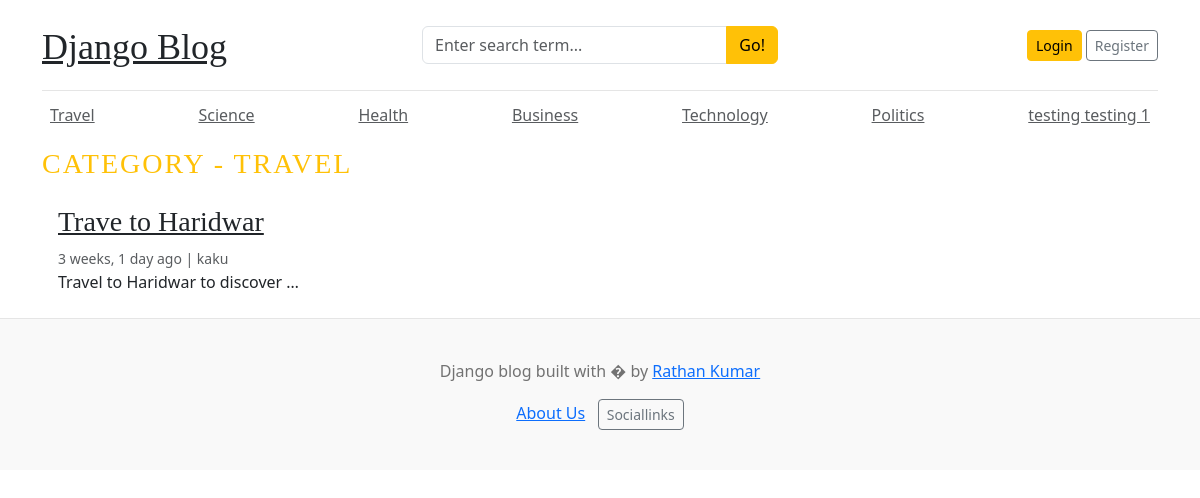
The app's page /category/2/ with its own data.
### blogs/models.py (models this page shows, shortened)
class Category(models.Model):
    category_name = models.CharField(max_length=50,unique=True)
    created_at = models.DateTimeField(auto_now_add=True)
    updated_at = models.DateTimeField(auto_now=True)
    class Meta:
        verbose_name_plural = 'categories'
    def __str__(self):
        return self.category_name

class Blog(models.Model):
    title = models.CharField(max_length=100)
    slug = models.SlugField(max_length=150, unique=True, blank=True)
    category= models.ForeignKey(Category, on_delete=models.CASCADE)
    author= models.ForeignKey(User, on_delete=models.CASCADE)
    featured_image = models.ImageField(upload_to='upload/%y/%m/%d')
    short_description=models.TextField(max_length=500)
    blog_body=models.TextField(max_length=2000)
    status=models.CharField(max_length=20,choices=STATUS_CHOICES,default="Draft")
    is_featured=models.BooleanField(default=True)
    created_at=models.DateTimeField(auto_now_add=True)
    updated_at=models.DateTimeField(auto_now=True)

### blogs/views.py (the view)
# urls.py: path('<int:category_id>/', views.posts_by_category, name='posts_by_category'),
def posts_by_category(request,category_id):
    posts = Blog.objects.filter(status='Published', category=category_id)
    category = Category.objects.get(pk=category_id)
    context = {
        'posts':posts,
        'category':category,
    }
    return render(request,'post_by_category.html', context)

### blogs/context_processors.py (called while the page is built)
def get_categories(request):
    categories = Category.objects.all()
    return dict(categories=categories)

### templates/post_by_category.html (shortened to what this page needs)
{% extends 'base.html' %}
{% block content %}
  <h3 class="text-uppercase text-warning" style="letter-spacing: 2px;">Category - {{category}}</h3>
  <div class="row mb-2">
    {% if posts %}
    {% for post in posts %}
    <div class="col-md-6">
      <div class="card border-0" >
        <div class="card-body">
          <h3><a href="{% url 'blogs' post.slug %}" class="text-dark">{{post.title}}</a></h3>
          <small class="mb-1 text-muted">{{post.created_at | timesince}} ago | {{post.author}}</small>
          <p class="card-text">{{post.short_description | truncatewords:5}}</p>
        </div>
      </div>
    </div>
    {% endfor%}
    {% else %}
    <p>No post found</p>
    {% endif %}
  </div>
    </div>
{% endblock %}

### templates/base.html (shortened to what this page needs)
{%load static%}
<!DOCTYPE html>
<html lang="en">
<head>
    <link href="https://getbootstrap.com/docs/4.0/dist/css/bootstrap.min.css" rel="stylesheet">
    <link href="{% static 'css/blog.css' %}" rel="stylesheet">
    <link href="https://cdn.jsdelivr.net/npm/bootstrap@5.3.3/dist/css/bootstrap.min.css" rel="stylesheet">
    <link rel="stylesheet" href="https://cdnjs.cloudflare.com/ajax/libs/font-awesome/4.7.0/css/font-awesome.min.css">
  </head>
<body>
    <div class="container">
      <header class="blog-header py-3">
        <div class="row flex-nowrap justify-content-between align-items-center">
          <div class="col-4 pt-1">
            <a class="blog-header-logo text-dark" href="/">Django Blog</a>
          </div>
          <div class="col-4">
            <form action="{% url 'search' %}" method="GET">
              <div class="input-group">
                <input class="form-control" type="text" name="keyword" value="{{keyword}}" placeholder="Enter search term..." aria-label="Enter search">
                <button type="submit" class="btn btn-warning" id="button-search" type="button">Go!</button>
              </div>
            </form>
          </div>
          <div class="col-4 d-flex justify-content-end align-items-center">
            {% if not user.is_authenticated %}
            <a class="btn btn-sm btn-warning" href="{% url 'login' %}">Login</a> &nbsp;
            <a class="btn btn-sm btn-outline-secondary" href="{% url 'register' %}">Register</a>
            {% else %}
            <span><a href="{% url 'dashboard' %}">Dashboard</a></span>&nbsp;
            <a class="btn btn-sm btn-warning" href="{% url 'logout' %}">Log out</a>
            {% endif %}
          </div>
        </div>
      </header>
      <div class="nav-scroller py-1 mb-2">
        <nav class="nav d-flex justify-content-between">
         {% for cat in categories %}
          <a class="p-2 text-muted" href="{% url 'blogs:posts_by_category' cat.id %}">{{cat.category_name}}</a>
          {% endfor%}
        </nav>
      </div>
        {% block content %}
        {% endblock %}
      <footer class="blog-footer">
        <p>Django blog built with � by <a href="#">Rathan Kumar</a></p>
        <a href="{% url 'about' %}">About Us</a> &nbsp;
        <a class="btn btn-sm btn-outline-secondary" href="https://www.facebook.com/w3schoolscom/">Sociallinks</a>
      </footer>
      </body>
      </html>

### blog_main/static/css/blog.css (style rules this page uses)
.blog-header { border-bottom: 1px solid #e5e5e5; }
.blog-header-logo { font-family: "Playfair Display", Georgia, "Times New Roman", serif; font-size: 2.25rem; }
h1, h2, h3, h4, h5, h6 { font-family: "Playfair Display", Georgia, "Times New Roman", serif; }
.blog-footer { padding: 2.5rem 0; color: #727272; text-align: center; background-color: #f9f9f9; border-top: .05rem solid #e5e5e5; }

### records on screen
Category: category_name "Travel", category_name "TRAVEL"
Category: category_name "Science"
Category: category_name "Health"
Category: category_name "Business"
Category: category_name "Technology"
Category: category_name "Politics"
Category: category_name "testing testing 1"
Blog: title "Trave to Haridwar", created_at "3 weeks, 1 day", author "kaku", short_description "Travel to Haridwar to discover …"
